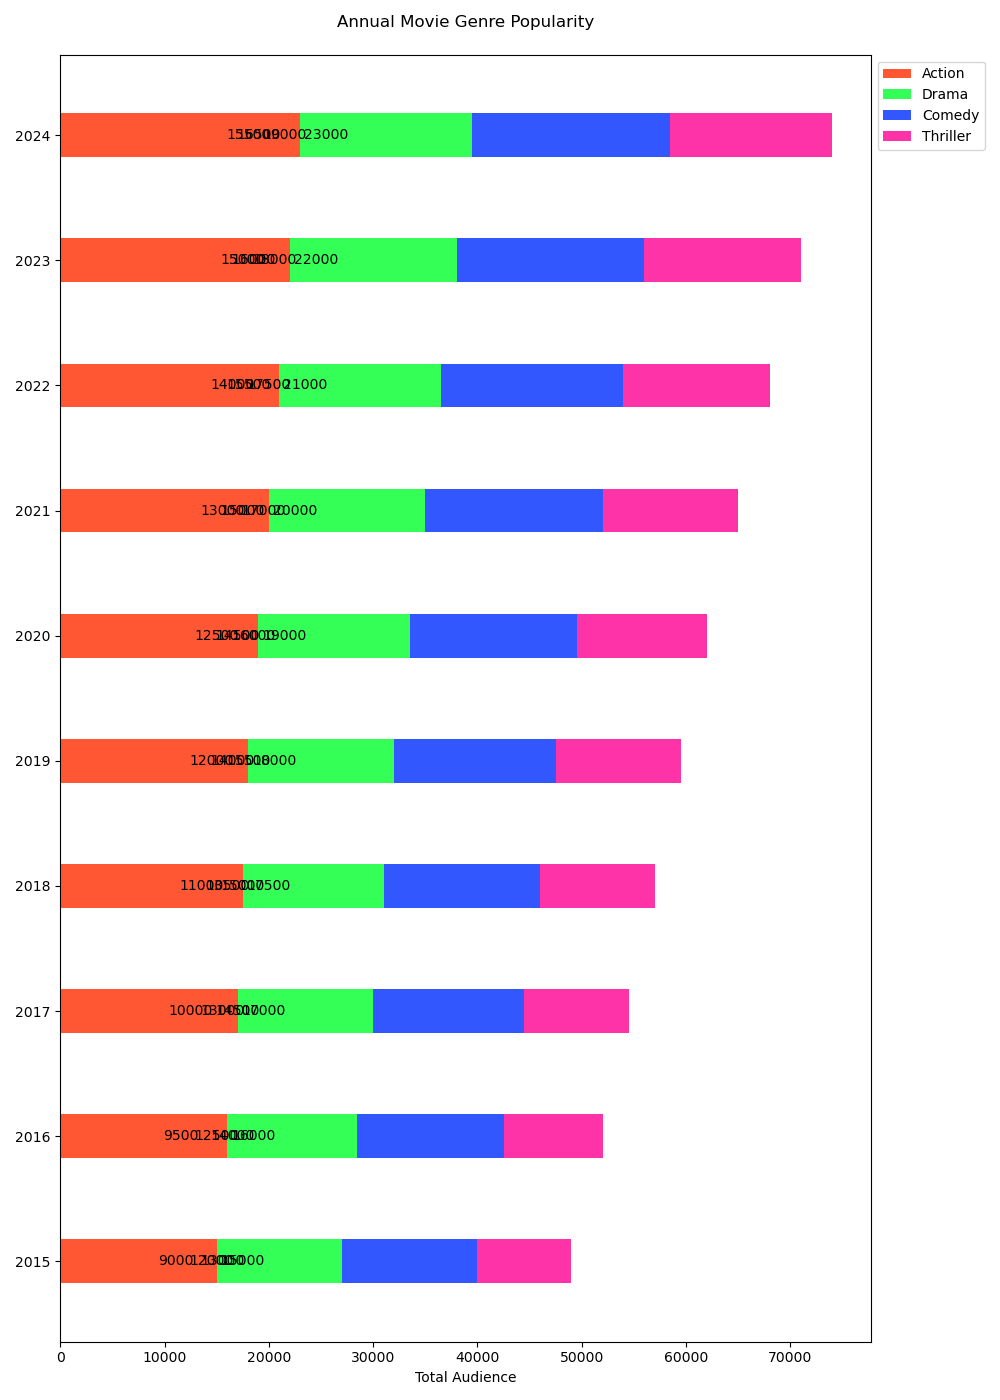

Recreate this plot in Python.

import matplotlib.pyplot as plt

# Data
years = ['2015', '2016', '2017', '2018', '2019', '2020', '2021', '2022', '2023', '2024']
action_sales = [15000, 16000, 17000, 17500, 18000, 19000, 20000, 21000, 22000, 23000]
drama_sales = [12000, 12500, 13000, 13500, 14000, 14500, 15000, 15500, 16000, 16500]
comedy_sales = [13000, 14000, 14500, 15000, 15500, 16000, 17000, 17500, 18000, 19000]
thriller_sales = [9000, 9500, 10000, 11000, 12000, 12500, 13000, 14000, 15000, 15500]

# Plot
fig, ax = plt.subplots(figsize=(10, 14))  # Change the figure size

bar_height = 0.35  # Change the bar height for a horizontal bar chart

bar_action = ax.barh(years, action_sales, height=bar_height, color='#FF5733', label='Action')
bar_drama = ax.barh(years, drama_sales, height=bar_height, left=action_sales, color='#33FF57', label='Drama')
bar_comedy = ax.barh(years, comedy_sales, height=bar_height, left=[i+j for i,j in zip(action_sales, drama_sales)], color='#3357FF', label='Comedy')
bar_thriller = ax.barh(years, thriller_sales, height=bar_height, left=[i+j+k for i,j,k in zip(action_sales, drama_sales, comedy_sales)], color='#FF33A8', label='Thriller')

# Add some text for labels, title, and custom y-axis tick labels, etc.
ax.set_xlabel('Total Audience')
ax.set_title('Annual Movie Genre Popularity', pad=20)
ax.set_yticks(years)
ax.set_yticklabels(years)
ax.legend(loc='upper left', bbox_to_anchor=(1,1))

# Add numerical labels
for bars in [bar_action, bar_drama, bar_comedy, bar_thriller]:
    for bar in bars:
        width = bar.get_width()
        ax.annotate(f'{width}',
                    xy=(width, bar.get_y() + bar.get_height() / 2),
                    xytext=(3, 0),  # 3 points horizontal offset
                    textcoords="offset points",
                    ha='left', va='center')

# Show the figure
plt.tight_layout()
plt.show()
